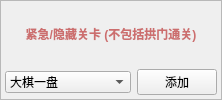
            <widget class="QFrame" name="frame_9">
             <property name="frameShape">
              <enum>QFrame::StyledPanel</enum>
             </property>
             <property name="frameShadow">
              <enum>QFrame::Plain</enum>
             </property>
             <layout class="QVBoxLayout" name="verticalLayout_13" stretch="0,1">
              <property name="leftMargin">
               <number>4</number>
              </property>
              <property name="topMargin">
               <number>4</number>
              </property>
              <property name="rightMargin">
               <number>4</number>
              </property>
              <property name="bottomMargin">
               <number>4</number>
              </property>
              <item>
               <widget class="QLabel" name="label_21">
                <property name="font">
                 <font>
                  <pointsize>9</pointsize>
                  <italic>false</italic>
                  <bold>true</bold>
                 </font>
                </property>
                <property name="styleSheet">
                 <string notr="true">color: #CC6E6E</string>
                </property>
                <property name="text">
                 <string>紧急/隐藏关卡 (不包括拱门通关)</string>
                </property>
                <property name="alignment">
                 <set>Qt::AlignCenter</set>
                </property>
               </widget>
              </item>
              <item>
               <layout class="QHBoxLayout" name="horizontalLayout_16" stretch="1,0">
                <item>
                 <widget class="QComboBox" name="comboBoxEmerg">
                  <property name="maxVisibleItems">
                   <number>20</number>
                  </property>
                  <item>
                   <property name="text">
                    <string>大棋一盘</string>
                   </property>
                  </item>
                  <item>
                   <property name="text">
                    <string>溃乱魔典</string>
                   </property>
                  </item>
                  <item>
                   <property name="text">
                    <string>机动队</string>
                   </property>
                  </item>
                  <item>
                   <property name="text">
                    <string>——↓ 四层 ↓——</string>
                   </property>
                  </item>
                  <item>
                   <property name="text">
                    <string>假想对冲</string>
                   </property>
                  </item>
                  <item>
                   <property name="text">
                    <string>年代断层</string>
                   </property>
                  </item>
                  <item>
                   <property name="text">
                    <string>猩红甬道</string>
                   </property>
                  </item>
                  <item>
                   <property name="text">
                    <string>混沌</string>
                   </property>
                  </item>
                  <item>
                   <property name="text">
                    <string>神出鬼没</string>
                   </property>
                  </item>
                  <item>
                   <property name="text">
                    <string>争议频发</string>
                   </property>
                  </item>
                  <item>
                   <property name="text">
                    <string>——↓ 五层 ↓——</string>
                   </property>
                  </item>
                  <item>
                   <property name="text">
                    <string>通道封锁</string>
                   </property>
                  </item>
                  <item>
                   <property name="text">
                    <string>寄人城池下</string>
                   </property>
                  </item>
                  <item>
                   <property name="text">
                    <string>计划耕种</string>
                   </property>
                  </item>
                  <item>
                   <property name="text">
                    <string>莱茵卫士</string>
                   </property>
                  </item>
                  <item>
                   <property name="text">
                    <string>建制</string>
                   </property>
                  </item>
                  <item>
                   <property name="text">
                    <string>——↓ 六层 ↓——</string>
                   </property>
                  </item>
                  <item>
                   <property name="text">
                    <string>神圣的渴求</string>
                   </property>
                  </item>
                  <item>
                   <property name="text">
                    <string>谋求共识</string>
                   </property>
                  </item>
                  <item>
                   <property name="text">
                    <string>外道</string>
                   </property>
                  </item>
                  <item>
                   <property name="text">
                    <string>洞天福地</string>
                   </property>
                  </item>
                  <item>
                   <property name="text">
                    <string>——↓ 隐藏 ↓——</string>
                   </property>
                  </item>
                  <item>
                   <property name="text">
                    <string>紧急劫虚济实无漏</string>
                   </property>
                  </item>
                  <item>
                   <property name="text">
                    <string>紧急战场侧面</string>
                   </property>
                  </item>
                  <item>
                   <property name="text">
                    <string>斩首</string>
                   </property>
                  </item>
                  <item>
                   <property name="text">
                    <string>奉献</string>
                   </property>
                  </item>
                  <item>
                   <property name="text">
                    <string>或然面纱</string>
                   </property>
                  </item>
                  <item>
                   <property name="text">
                    <string>离歌的庭院</string>
                   </property>
                  </item>
                  <item>
                   <property name="text">
                    <string>赴敌者</string>
                   </property>
                  </item>
                  <item>
                   <property name="text">
                    <string>王冠之下</string>
                   </property>
                  </item>
                 </widget>
                </item>
                <item>
                 <widget class="QPushButton" name="pushButtonSubmitEmerg">
                  <property name="text">
                   <string>添加</string>
                  </property>
                 </widget>
                </item>
               </layout>
              </item>
             </layout>
            </widget>
